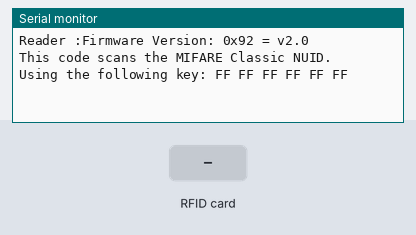
Simulated run of this sketch. Board: ESP8266 (NodeMCU). On the bench: the last lines printed to the serial monitor. The inputs (shaded band) are chosen by the test bench. WiFi joins after 1.5 s; servers stay silent unless stated; uploads are accepted with an empty reply.

Above: at 1.2 s.
1.3 s: RFID card 5E 7A 19 C4 held to the reader
At 1.7 s:
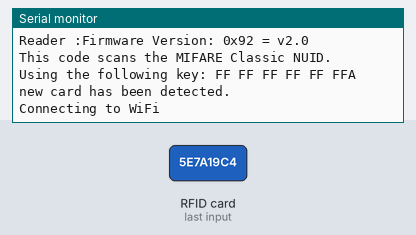
2.8 s: RFID card 5E 7A 19 C4 held to the reader
At 3.8 s:
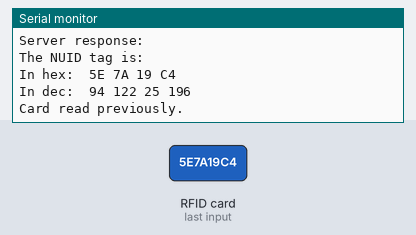

The sketch:

workinginsert.ino
```cpp
#include <ESP8266WiFi.h>
#include <ESP8266HTTPClient.h>
#include <ArduinoJson.h>
#include <SPI.h>
#include <MFRC522.h>

const char* ssid = "Captain Mk";
const char* password = "##samuelmk186##";

#define SS_PIN D8
#define RST_PIN D0

MFRC522 rfid(SS_PIN, RST_PIN);
MFRC522::MIFARE_Key key;
byte nuidPICC[4];

void setup() {
  Serial.begin(115200);
  SPI.begin();
  rfid.PCD_Init();
  Serial.println();
  Serial.print(F("Reader :"));
  rfid.PCD_DumpVersionToSerial();

  for (byte i = 0; i < 6; i++) {
    key.keyByte[i] = 0xFF;
  }

  Serial.println();
  Serial.println(F("This code scans the MIFARE Classic NUID."));
  Serial.print(F("Using the following key:"));
  printHex(key.keyByte, MFRC522::MF_KEY_SIZE);
}

void loop() {
  if (!rfid.PICC_IsNewCardPresent())
    return;

  if (!rfid.PICC_ReadCardSerial())
    return;

  MFRC522::PICC_Type piccType = rfid.PICC_GetType(rfid.uid.sak);
  if (piccType != MFRC522::PICC_TYPE_MIFARE_MINI &&
      piccType != MFRC522::PICC_TYPE_MIFARE_1K &&
      piccType != MFRC522::PICC_TYPE_MIFARE_4K) {
    Serial.println(F("Your tag is not of type MIFARE Classic."));
    return;
  }

  if (rfid.uid.uidByte[0] != nuidPICC[0] ||
      rfid.uid.uidByte[1] != nuidPICC[1] ||
      rfid.uid.uidByte[2] != nuidPICC[2] ||
      rfid.uid.uidByte[3] != nuidPICC[3]) {
    Serial.println(F("A new card has been detected."));

    // Store NUID into nuidPICC array
    for (byte i = 0; i < 4; i++) {
      nuidPICC[i] = rfid.uid.uidByte[i];
    }

    // Send the data to the server
    sendRFIDData(rfid.uid.uidByte, rfid.uid.size);

    Serial.println(F("The NUID tag is:"));
    Serial.print(F("In hex: "));
    printHex(rfid.uid.uidByte, rfid.uid.size);
    Serial.println();
    Serial.print(F("In dec: "));
    printDec(rfid.uid.uidByte, rfid.uid.size);
    Serial.println();
  }
  else {
    Serial.println(F("Card read previously."));
  }

  rfid.PICC_HaltA();
  rfid.PCD_StopCrypto1();
}

void sendRFIDData(byte *uid, byte uidSize) {
  // Connect to WiFi
  Serial.println("Connecting to WiFi");
  WiFi.begin(ssid, password);
  while (WiFi.status() != WL_CONNECTED) {
    delay(500);
    Serial.print(".");
  }
  Serial.println("WiFi connected");

  // Create JSON payload
  StaticJsonDocument<200> payload;
  payload["fname"] = "John";
  payload["lname"] = "Doe";
  payload["uid"] = byteArrayToHexString(uid, uidSize);

  // Serialize JSON to string
  String jsonString;
  serializeJson(payload, jsonString);

  // Make HTTP request to server
  WiFiClient client;
  HTTPClient http;
  http.begin(client, "http://192.168.1.117/LSSEMS/insert_data.php");
  http.addHeader("Content-Type", "application/json");

  int httpResponseCode = http.POST(jsonString);;

  if (httpResponseCode == HTTP_CODE_OK) {
    // Read server response
    String response = http.getString();
    Serial.println("Server response: " + response);
  } else {
    Serial.println("HTTP request failed");
  }

  http.end();

  // Disconnect WiFi
  WiFi.disconnect();
}

String byteArrayToHexString(byte *byteArray, byte arraySize) {
  String hexString = "";
  for (byte i = 0; i < arraySize; i++) {
    hexString += (byteArray[i] < 0x10 ? "0" : "");
    hexString += String(byteArray[i], HEX);
  }
  return hexString;
}

void printHex(byte *buffer, byte bufferSize) {
  for (byte i = 0; i < bufferSize; i++) {
    Serial.print(buffer[i] < 0x10 ? " 0" : " ");
    Serial.print(buffer[i], HEX);
  }
}

void printDec(byte *buffer, byte bufferSize) {
  for (byte i = 0; i < bufferSize; i++) {
    Serial.print(buffer[i] < 0x10 ? " 0" : " ");
    Serial.print(buffer[i], DEC);
  }
}
```

Measured:
- after the input at 1.3 s, the serial monitor: prints a new line at once (image 1)
- after the input at 2.8 s, the serial monitor: prints a new line after 0.22 s (image 2)
